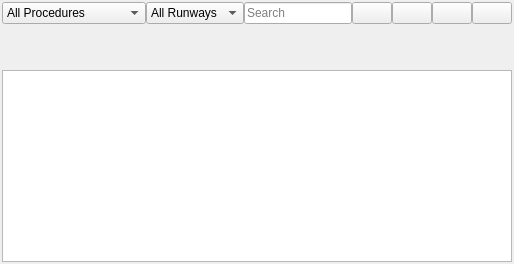
       <widget class="QWidget" name="tabProcedureSearch">
        <attribute name="title">
         <string>Procedures</string>
        </attribute>
        <attribute name="toolTip">
         <string>Search for SID, STAR and approach procedures of an airport</string>
        </attribute>
        <layout class="QGridLayout" name="gridLayout">
         <property name="leftMargin">
          <number>2</number>
         </property>
         <property name="topMargin">
          <number>2</number>
         </property>
         <property name="rightMargin">
          <number>2</number>
         </property>
         <property name="bottomMargin">
          <number>2</number>
         </property>
         <item row="0" column="0">
          <layout class="QHBoxLayout" name="horizontalLayout_2">
           <property name="spacing">
            <number>0</number>
           </property>
           <property name="leftMargin">
            <number>0</number>
           </property>
           <property name="topMargin">
            <number>0</number>
           </property>
           <property name="rightMargin">
            <number>0</number>
           </property>
           <property name="bottomMargin">
            <number>0</number>
           </property>
           <item>
            <widget class="QComboBox" name="comboBoxProcedureSearchFilter">
             <item>
              <property name="text">
               <string>All Procedures</string>
              </property>
             </item>
             <item>
              <property name="text">
               <string>Departure (SID)</string>
              </property>
             </item>
             <item>
              <property name="text">
               <string>Arrival (STAR)</string>
              </property>
             </item>
             <item>
              <property name="text">
               <string>Arrival and Approach</string>
              </property>
             </item>
             <item>
              <property name="text">
               <string>All Approaches</string>
              </property>
             </item>
            </widget>
           </item>
           <item>
            <widget class="QComboBox" name="comboBoxProcedureRunwayFilter">
             <item>
              <property name="text">
               <string>All Runways</string>
              </property>
             </item>
            </widget>
           </item>
           <item>
            <widget class="QLineEdit" name="lineEditProcedureSearchIdentFilter">
             <property name="toolTip">
              <string>Filter procedures by idents, names and first/last waypoint names.
Hides all items not beginning with the specified search term.</string>
             </property>
             <property name="statusTip">
              <string>Filter procedures by idents, names and first/last waypoint names.</string>
             </property>
             <property name="placeholderText">
              <string>Search</string>
             </property>
             <property name="clearButtonEnabled">
              <bool>true</bool>
             </property>
            </widget>
           </item>
           <item>
            <widget class="QPushButton" name="pushButtonProcedureShowAll">
             <property name="toolTip">
              <string>Preview all listed procedures on the map</string>
             </property>
             <property name="statusTip">
              <string>Preview all listed procedures on the map</string>
             </property>
             <property name="text">
              <string/>
             </property>
             <property name="icon">
              <iconset resource="../../littlenavmap.qrc">
               <normaloff>:/littlenavmap/resources/icons/approachall.svg</normaloff>:/littlenavmap/resources/icons/approachall.svg</iconset>
             </property>
             <property name="checkable">
              <bool>true</bool>
             </property>
             <property name="checked">
              <bool>false</bool>
             </property>
             <property name="flat">
              <bool>false</bool>
             </property>
            </widget>
           </item>
           <item>
            <widget class="QPushButton" name="pushButtonProcedureSearchReset">
             <property name="toolTip">
              <string>Clear all search filters</string>
             </property>
             <property name="statusTip">
              <string>Clear all search filters</string>
             </property>
             <property name="text">
              <string/>
             </property>
             <property name="icon">
              <iconset resource="../../littlenavmap.qrc">
               <normaloff>:/littlenavmap/resources/icons/clear.svg</normaloff>:/littlenavmap/resources/icons/clear.svg</iconset>
             </property>
            </widget>
           </item>
           <item>
            <widget class="QPushButton" name="pushButtonProcedureSearchClearSelection">
             <property name="toolTip">
              <string>Clear selection and delete highlights and preview on the map</string>
             </property>
             <property name="statusTip">
              <string>Clear selection and delete highlights and preview on the map</string>
             </property>
             <property name="text">
              <string/>
             </property>
             <property name="icon">
              <iconset resource="../../littlenavmap.qrc">
               <normaloff>:/littlenavmap/resources/icons/clearselection.svg</normaloff>:/littlenavmap/resources/icons/clearselection.svg</iconset>
             </property>
            </widget>
           </item>
           <item>
            <widget class="QPushButton" name="pushButtonProcedureHelpSearch">
             <property name="toolTip">
              <string>Show help for the procedure search tab</string>
             </property>
             <property name="statusTip">
              <string>Show help for the procedure search tab</string>
             </property>
             <property name="text">
              <string/>
             </property>
             <property name="icon">
              <iconset resource="../../littlenavmap.qrc">
               <normaloff>:/littlenavmap/resources/icons/help.svg</normaloff>:/littlenavmap/resources/icons/help.svg</iconset>
             </property>
            </widget>
           </item>
          </layout>
         </item>
         <item row="1" column="0">
          <widget class="QLabel" name="labelProcedureSearch">
           <property name="text">
            <string/>
           </property>
           <property name="wordWrap">
            <bool>true</bool>
           </property>
           <property name="textInteractionFlags">
            <set>Qt::LinksAccessibleByMouse|Qt::TextSelectableByMouse</set>
           </property>
          </widget>
         </item>
         <item row="2" column="0">
          <widget class="QLabel" name="labelProcedureSearchWarn">
           <property name="text">
            <string/>
           </property>
           <property name="wordWrap">
            <bool>true</bool>
           </property>
           <property name="textInteractionFlags">
            <set>Qt::LinksAccessibleByMouse|Qt::TextSelectableByMouse</set>
           </property>
          </widget>
         </item>
         <item row="3" column="0">
          <widget class="QTreeWidget" name="treeWidgetApproachSearch">
           <property name="minimumSize">
            <size>
             <width>0</width>
             <height>20</height>
            </size>
           </property>
           <property name="contextMenuPolicy">
            <enum>Qt::CustomContextMenu</enum>
           </property>
           <property name="editTriggers">
            <set>QAbstractItemView::NoEditTriggers</set>
           </property>
           <property name="showDropIndicator" stdset="0">
            <bool>false</bool>
           </property>
           <property name="alternatingRowColors">
            <bool>true</bool>
           </property>
           <property name="uniformRowHeights">
            <bool>true</bool>
           </property>
           <property name="allColumnsShowFocus">
            <bool>true</bool>
           </property>
           <property name="columnCount">
            <number>0</number>
           </property>
           <attribute name="headerMinimumSectionSize">
            <number>3</number>
           </attribute>
          </widget>
         </item>
        </layout>
       </widget>
